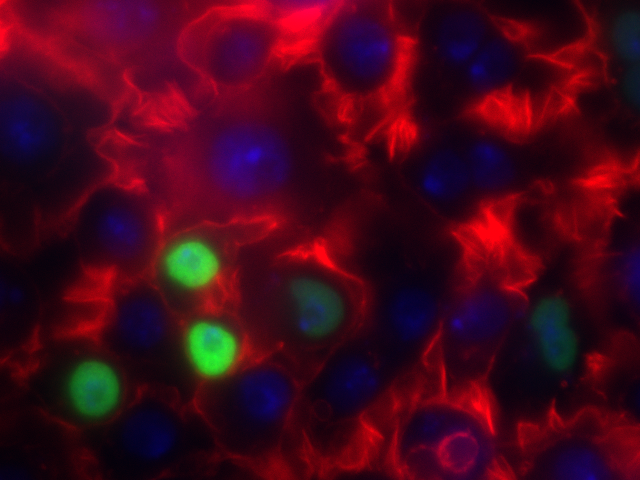
#> input picture lectures/ComputerVision/image1.png, 640 x 480 px
$ jupyter execute --allow-errors ComputerVision.ipynb   (shell and % lines are left out)   (older library calls are emulated)
#> lines starting #> are read from the running program, lines starting #| are printed output that depends on the picture; after the words box and inside, x2 and y2 are one past the last pixel; in counts of white or black regions, pixels touching at a corner belong together; long printed decimals are rounded
# Lecture 18: Introduction to Computer Vision

CBIO (CSCI) 4835/6835: Introduction to Computational Biology

## Overview and Objectives

This week, we're moving into image processing. In this lecture, we'll touch on some core concepts around *computer vision*, or the field dedicated to machine understanding of images. By the end of this lecture, you should be able to

 - Read in and display any image using Python
 - Understand the basic components and core data structures of images
 - Describe core image processing techniques such as thresholding, equalization, and autocontrast
 - Recall some of the computer vision packages available in Python for more advanced image processing

## Part 1: Computer Vision

Whenever you hear about or refer to an image analysis task, you've stepped firmly into territory occupied by *computer vision*, or the field of research associated with understanding images and designing algorithms to do the same.

### Examples of Computer Vision

You can probably name numerous examples of computer vision already, but just to highlight a couple:

 - Facebook and Google use sophisticated computer vision methods to perform facial recognition scans of photos that are uploaded to their servers. You've likely seen examples of this when Facebook automatically puts boxes around the faces of people in a picture, and asks if you'd like to tag certain individuals.

 - Tesla Motors' "Autopilot" and other semi-autonomous vehicles use arrays of cameras to capture outside information, then process these photos using computer vision methods in order to pilot the vehicle. Google's experimental self-driving cars use similar techniques, but are fully autonomous.

 - The subarea of machine learning known as "deep learning" has exploded in the last five years, resulting in state-of-the-art image recognition capabilities. Google's DeepMind can recognize arbitrary images to an extraordinary degree, and similar deep learning methods have been used to automatically generate captions for these images.

This is all to underscore: **computer vision is an extremely active area of research and application!**

 - Automated categorization and annotation of YouTube videos (identification of illegal content?)

 - Analyzing photos on your smartphones

 - License plate and facial recognition for law enforcement officials

 - Disabled access to web technologies

 - Virtual reality

### Images and their Representations

From the perspective of the computer, the simplest constituent of an image is a pixel.

 - *pix*: picture
 - *el*: element

A *pixel* is a *picture element*.

 - In a **grayscale** image, the pixel contains the **intensity**. Depending on the image format this may range from 0-1, 0-255, or be any floating point number.

 - In a **color** image, a pixel is (usually) a triple (red, green, blue) of color values where each color intensity ranges from 0-255 (24-bit color).

(There are *many* other image formats and representations, but they tend to be variations on this theme)

In either grayscale or color, the pixels are arranged in rectangular arrays, one for each color channel (1 for grayscale, 3 for RGB).

(What could these arrays *possibly* be in Python?)

## Part 2: Loading and Manipulating Images

Let's jump in and get our hands dirty! First, let's use a relevant image:

 - <font color="red">Actin</font>
 - <font color="green">HSP27</font>
 - <font color="blue">DAPI</font>

I've stored this image in the course GitHub repository under `lectures/ComputerVision` ( https://github.com/eds-uga/cbio4835-fa18 ) if you're interested.

Here's how to load the images in Python:

[cell 1]
import numpy as np
import matplotlib.pyplot as plt
import matplotlib.image as mpimg

[cell 2]
# Loads the image (just like a text file!)
img = mpimg.imread("ComputerVision/image1.png")
#> img is the input picture: shape (480, 640, 3) float32; mean R, G, B 0.263, 0.0286, 0.103

print(type(img))
#| <class 'numpy.ndarray'>

Just a regular NumPy array!

Let's see if we can visualize it.

[cell 3]
plt.imshow(img)

This shows the whole image, all three channels.

[cell 4]
print(img.shape)
#| (480, 640, 3)

As evidenced by the `.shape` property of the NumPy array, there are *three* dimensions to this image:

 - the first is height (or rows)
 - the second is width (or columns)
 - the third is *color* (or depth)

Each slice of the third dimension is a color channel, of which there are 3: one for red, one for green, and one for blue (hence: RGB).

We can plot them separately!

[cell 5]
# First, separate out the channels.
r = img[:, :, 0]
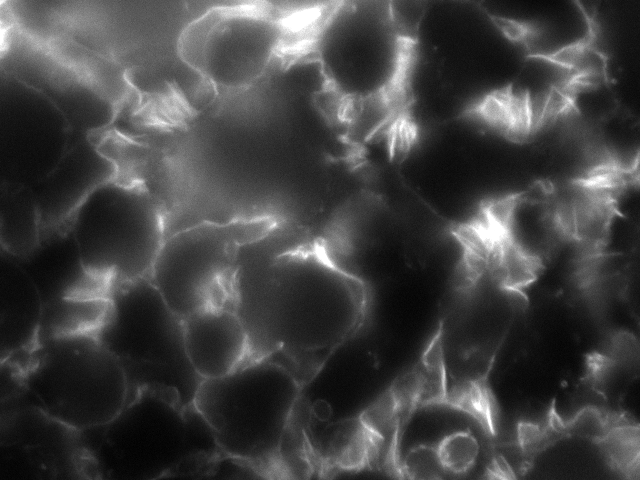
#> r: shape (480, 640) float32; min 0, max 1, mean 0.263
g = img[:, :, 1]
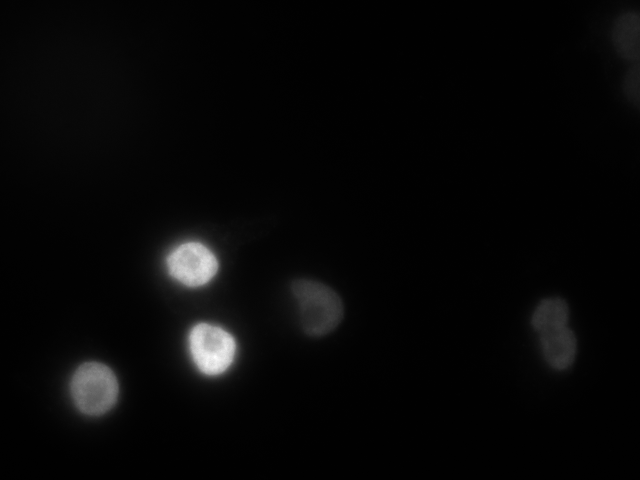
#> g: shape (480, 640) float32; min 0, max 1, mean 0.0286
b = img[:, :, 2]
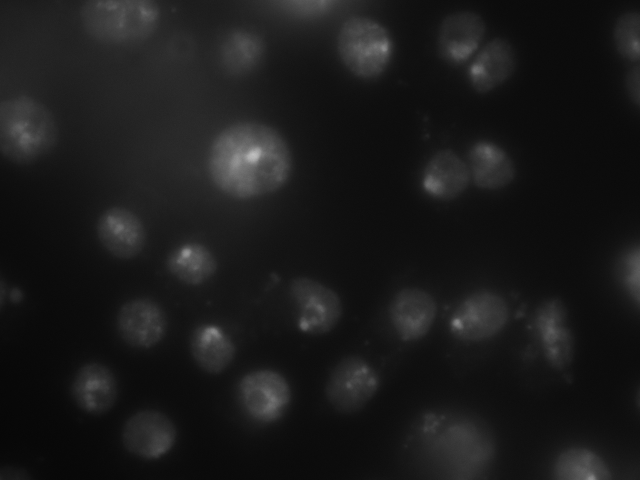
#> b: shape (480, 640) float32; min 0.0235, max 0.753, mean 0.103

# Now, plot each channel separately.
f = plt.figure(figsize = (12, 6))
f.add_subplot(1, 3, 1)
plt.imshow(np.array(r), cmap = "gray")
f.add_subplot(1, 3, 2)
plt.imshow(np.array(g), cmap = "gray")
f.add_subplot(1, 3, 3)
plt.imshow(np.array(b), cmap = "gray")

Image analysis of any kind is usually done on a single channel.

Since images are stored as NumPy arrays, all the usual NumPy functionality (besides slicing, as we saw earlier) is available to you.

 - Want to compute the maximum and minimum pixel values in the images?

[cell 6]
print(np.max(img))
#| 1.0
print(np.min(img))
#| 0.0

 - Want to compute the average and median pixel values?

[cell 7]
print(np.mean(img))
#| 0.1315
print(np.median(img))
#| 0.07059

 - How about the median of each of the red, green, and blue channels separately?

[cell 8]
print(np.median(r))
#| 0.2078
print(np.median(g))
#| 0.007843
print(np.median(b))
#| 0.07451

### Converting Image Types

Recall that our `img` object was loaded from a PNG image; this is the only format type that Matplotlib natively supports (more on that later).

When you read an image into Python, it will automatically detect the format and read it into the closest approximate Python data format it can. However, you can always manually convert it once it's in Python.

For instance, we use a slightly different approach to instead read in our image as grayscale:

[cell 9]
import scipy.ndimage as ndimg

#> (the rest of this cell did not finish here and is left out)

Note how there are only 2 dimensions now--just a height and width.

There is no need for a 3rd dimension because there's only 1 channel: luminescence, or grayscale intensity.

#> (a cell that did not finish here is left out)

We can access individual pixels, just as you would individual elements of a matrix NumPy array (because that's all it is):

#> (a cell that did not finish here is left out)

#> (a cell that did not finish here is left out)

#> (a cell that did not finish here is left out)

If you so desire, you can even modify the pixel values directly, again just as you would for a regular NumPy array.

Fair warning: doing this alters the image! You may want to copy the image structure first...

#> (a cell that did not finish here is left out)

### Histograms

Another very useful way of obtaining information about an image is to view the histogram of pixel values.

You can do this regardless of whether it's a grayscale or RGB image, though in the latter case it's useful to plot the pixel values separated by channel.

First, let's re-import the image as grayscale and take a look at how the pixel values show up in a histogram:

#> (a cell that did not finish here is left out)

This tells us some very useful information--primarily, that most of the pixel values are centered around what seems like a pretty low number (20-30), so by and large the image is very dark (which we saw).

There do seem to be a few light spots on an island around 120-140, but that's it.

Let's take a look now at each channel individually.

[cell 16]
fig = plt.figure(figsize = (16, 4))
plt.subplot(131)
_ = plt.hist(r.flatten(), bins = 25, range = (0, 1), color = 'r')
plt.subplot(132)
_ = plt.hist(g.flatten(), bins = 25, range = (0, 1), color = 'g')
plt.subplot(133)
_ = plt.hist(b.flatten(), bins = 25, range = (0, 1), color = 'b')
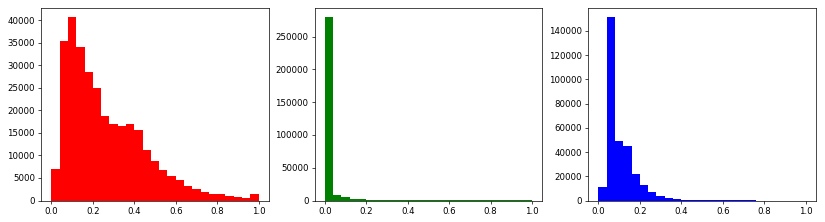
#> figure drawn by matplotlib, 3 panels; panel 1: tallest bar 40710 high, from x = 0.08 to 0.12; panel 2: tallest bar 279564 high, from x = 0 to 0.04; panel 3: tallest bar 151411 high, from x = 0.04 to 0.08

Recall what each channel represented:

 - <font color="red">Actin</font>
 - <font color="green">HSP27</font>
 - <font color="blue">DAPI</font>

There seems to be very little HSP27, while there is tons of actin and the quantity of DAPI falls somewhere in between.

...oh wait, did you see the scales for each one?

[cell 17]
x = np.linspace(0, 1, 25)
plt.plot(x, np.histogram(r.flatten(), bins = 25)[0], color = 'r', label = 'Actin')
plt.plot(x, np.histogram(g.flatten(), bins = 25)[0], color = 'g', label = 'HSP27')
plt.plot(x, np.histogram(b.flatten(), bins = 25)[0], color = 'b', label = 'DAPI')
plt.legend()
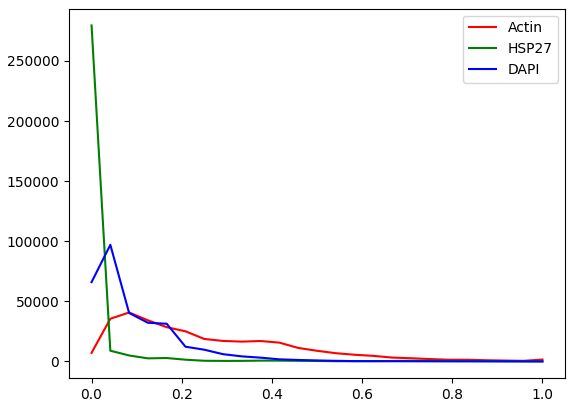
#> figure drawn by matplotlib, 1 panel; curve peaks at x = 0.0833, y = 40710; curve peaks at x = 0, y = 279564; curve peaks at x = 0.0417, y = 96996

So, yes:

 - Clearly, very little HSP27 signal, relative to the other stains. Most of those pixels are black (0).

 - There does seem to be a decent amount of DAPI signal, but like HSP27 it too drops off very quickly; not many DAPI pixels with brightness greater than 0.4 or so.

 - The actin signal is probably the most interesting one, in that it's very diffuse--very few black (0) pixels, no white pixels either (1), but somewhere in between for the most part. This is fairly characteristic for actin.

### Equalization

While we're on the topic of histograms, there is a convenient way to try and "reshape" the pixel histograms so as to make the resulting image a bit sharper. This is called *histogram equalization*.

The idea is simple enough: re-map the pixel values in the image so that the corresponding histogram is perfectly flat.

Basically it tries to fill in the "valleys" and flatten the "peaks" of the pixel histograms we saw earlier--this has the effect of bringing out very dim signal and dampening oversaturated signal.

Let's see an example, using one of the image channels.

[cell 18]
from PIL import Image, ImageOps

img_pil = Image.open("ComputerVision/image1.png")
beq = ImageOps.equalize(img_pil.split()[2])
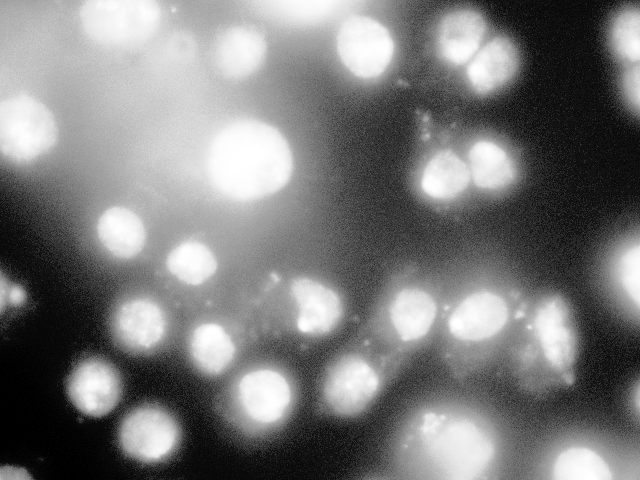
#> beq: PIL image 640x480 L; min 0, max 255, mean 123.4

f = plt.figure(figsize = (12, 6))
f.add_subplot(1, 2, 1)
plt.imshow(b, cmap = 'gray')
f.add_subplot(1, 2, 2)
plt.imshow(np.array(beq), cmap = 'gray')

We can directly see why these two images look different (and, specifically, what histogram equalization did) by recomputing the channel histograms:

[cell 19]
plt.plot(img_pil.split()[2].histogram(), 'b')
plt.plot(beq.histogram(), 'k')
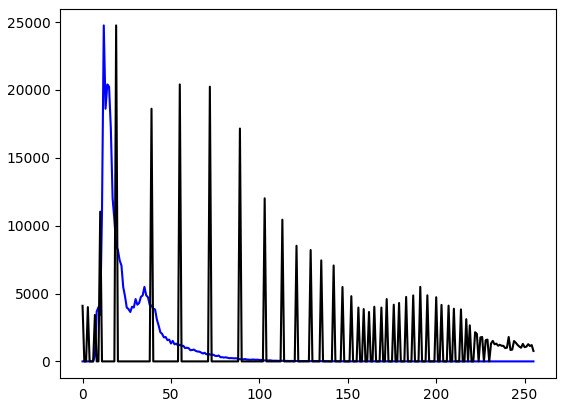
#> figure drawn by matplotlib, 1 panel; curve peaks at x = 12, y = 24759; curve peaks at x = 19, y = 24759

### Autocontrast

Autocontrast is another tool that modifies the pixel histograms to try and make the resulting images more viewable. In this case, the goal of autocontrast is to maximize (normalize) image contrast.

This function calculates a histogram of the input image, removes cutoff percent of the lightest and darkest pixels from the histogram, and remaps the image so that the darkest remaining pixel becomes black (0), and the lightest becomes white (255).

In essence, you choose some percentage cut-off (say: 50%, or 0.5), removes that fraction of pixels that are both darkest and lightest (assumes they're noise and throws them away), then remaps the remaining pixels.

Here's what it might look like:

[cell 20]
bcon = ImageOps.autocontrast(img_pil.split()[2], 0.5)
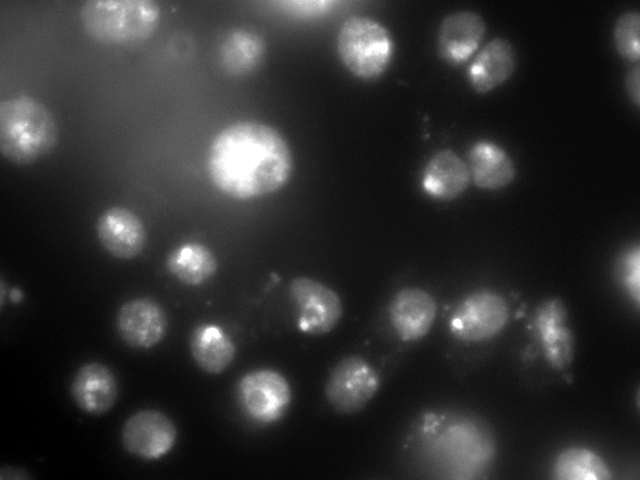
#> bcon: PIL image 640x480 L; min 0, max 255, mean 49.3

f = plt.figure(figsize = (12, 6))
f.add_subplot(1, 2, 1)
plt.imshow(b, cmap = "gray")
f.add_subplot(1, 2, 2)
plt.imshow(np.array(bcon), cmap = "gray")

In this case, we're trying to chop off pixel values at both ends of the histogram (lightest and darkest) and reshuffling the others around to make them more visible, hopefully improving contrast.

The effects on the underlying histograms look like:

[cell 21]
plt.plot(img_pil.split()[2].histogram(), 'r')
plt.plot(bcon.histogram(), 'k')
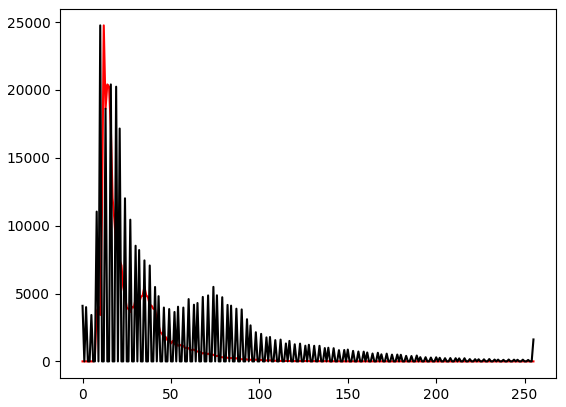
#> figure drawn by matplotlib, 1 panel; curve peaks at x = 12, y = 24759; curve peaks at x = 10, y = 24759

It closely mimics the original histogram, but because some values at the tails were thrown away, all the other values were reshuffled--you end up with more pixels some of the middle values, which is (presumably) the signal you're interested in.

### Thresholding

Thresholding is the process by which you define a pixel threshold--say, the value 100--and set every pixel *below* that value to 0, and every pixel *above* that value to 255.

In doing so, you *binarize* the image, as each pixel takes on only one of two possible values.

Remember [boolean indexing](https://eds-uga.github.io/cbio4835-fa18/slides/Lecture6.slides.html)?

(head on over to Lecture 6 if you're a little fuzzy on the details)

In short, you can create *masks* based on certain boolean conditions so you can modify certain parts of the array while holding the others constant.

Here's the example straight from the lecture:

[cell 22]
x = np.random.standard_normal(size = (7, 4))
print(x)

If we just want the positive numbers, we can define a *mask* using the condition you'd find in an `if` statement:

[cell 23]
mask = x < 0  # For every element of x, ask: is it < 0?
print(mask)

The mask is just a bunch of `True` and `False` values.

Now we can use the mask to modify the parts of the original array that correspond to `True` in the mask:

[cell 24]
x[mask] = 0.0
print(x)

Back to images! Let's use a threshold on our blue channel:

[cell 25]
b_thresh = np.array(bcon) > 120  # Every pixel greater than 120 is "True", otherwise it's "False"
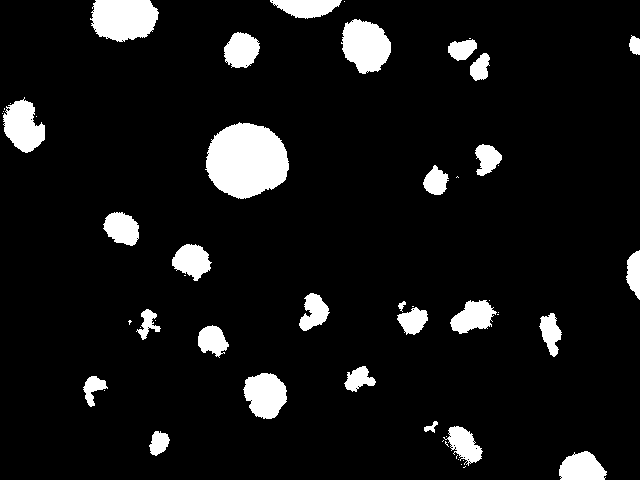
#> b_thresh: shape (480, 640) bool; 8.3% white; 54 white regions (26 under 20 px), largest, box (x1, y1, x2, y2) and area: (205, 122, 289, 199) 4837, (90, 0, 159, 42) 2332, (341, 19, 391, 74) 1973

f = plt.figure(figsize = (12, 6))
f.add_subplot(1, 2, 1)
plt.imshow(np.array(bcon), cmap = "gray")
f.add_subplot(1, 2, 2)
plt.imshow(b_thresh, cmap = "gray")

$ run again, with lectures/ComputerVision/image2.png copied over lectures/ComputerVision/image1.png
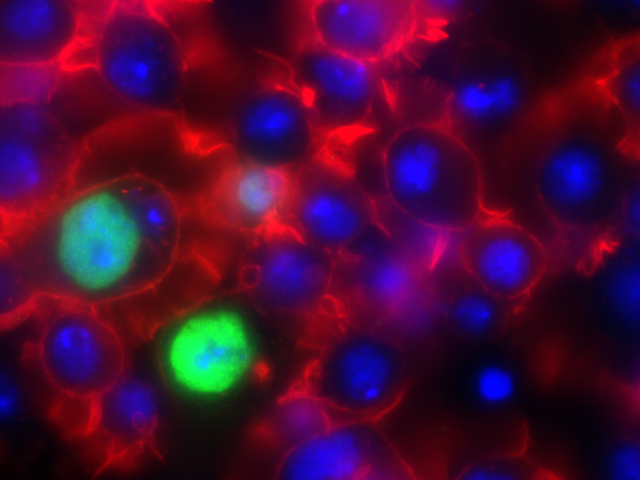
#> input picture lectures/ComputerVision/image2.png, 640 x 480 px
#> img is the input picture: shape (480, 640, 3) float32; mean R, G, B 0.282, 0.051, 0.205
#| <class 'numpy.ndarray'>
#| (480, 640, 3)
#| 1.0
#| 0.0
#| 0.1794
#| 0.1098
#| 0.2431
#| 0.01569
#| 0.1412
#> `[cell 21] plt.plot(img_pil.split()[2].histogram(), 'r') plt.plot(bcon...`:
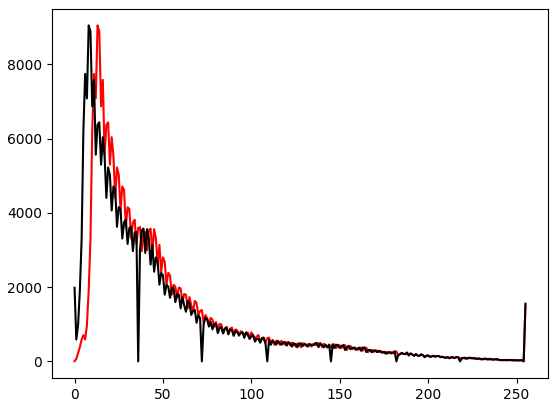
#> figure drawn by matplotlib, 1 panel; curve peaks at x = 13, y = 9052; curve peaks at x = 8, y = 9052
#> `b_thresh = np.array(bcon) > 120  # Every pixel greater than 120 is "Tr..`:
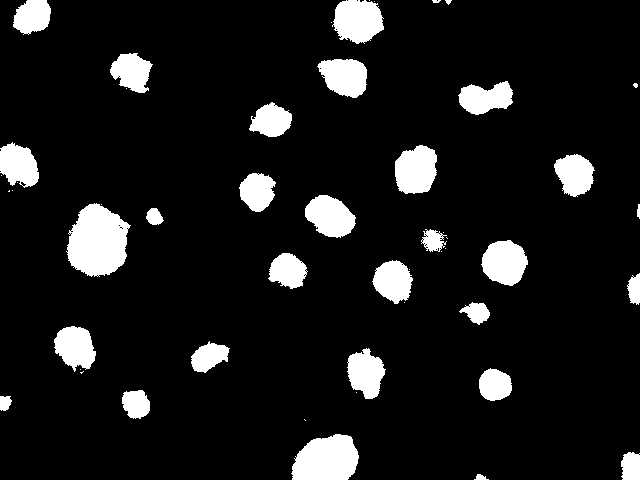
#> b_thresh: shape (480, 640) bool; 10.1% white; 51 white regions (20 under 20 px), largest, box (x1, y1, x2, y2) and area: (66, 203, 131, 277) 3405, (291, 434, 359, 480) 2464, (332, 0, 384, 44) 1726

$ run again, with lectures/ComputerVision/image3.png copied over lectures/ComputerVision/image1.png
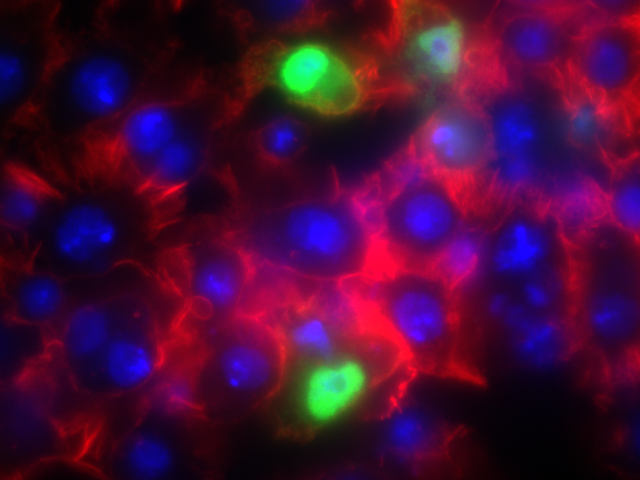
#> input picture lectures/ComputerVision/image3.png, 640 x 480 px
#> img is the input picture: shape (480, 640, 3) float32; mean R, G, B 0.273, 0.0525, 0.213
#| <class 'numpy.ndarray'>
#| (480, 640, 3)
#| 1.0
#| 0.0
#| 0.1797
#| 0.1137
#| 0.2196
#| 0.01569
#| 0.1608
#> `b_thresh = np.array(bcon) > 120  # Every pixel greater than 120 is "Tr..`:
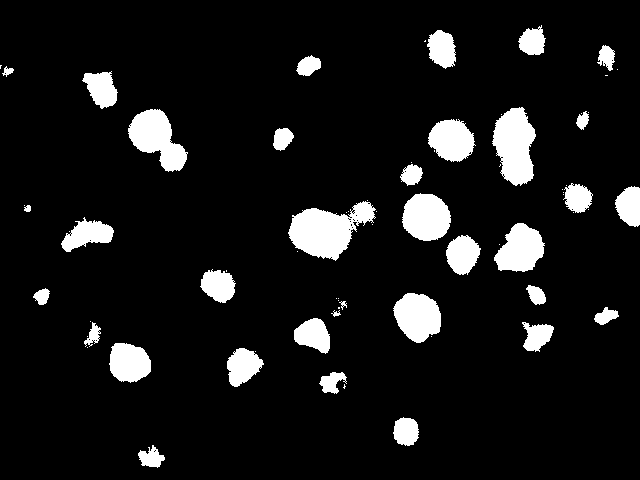
#> b_thresh: shape (480, 640) bool; 9.2% white; 71 white regions (36 under 20 px), largest, box (x1, y1, x2, y2) and area: (288, 201, 376, 261) 2909, (492, 107, 536, 186) 2399, (128, 109, 188, 172) 2083
